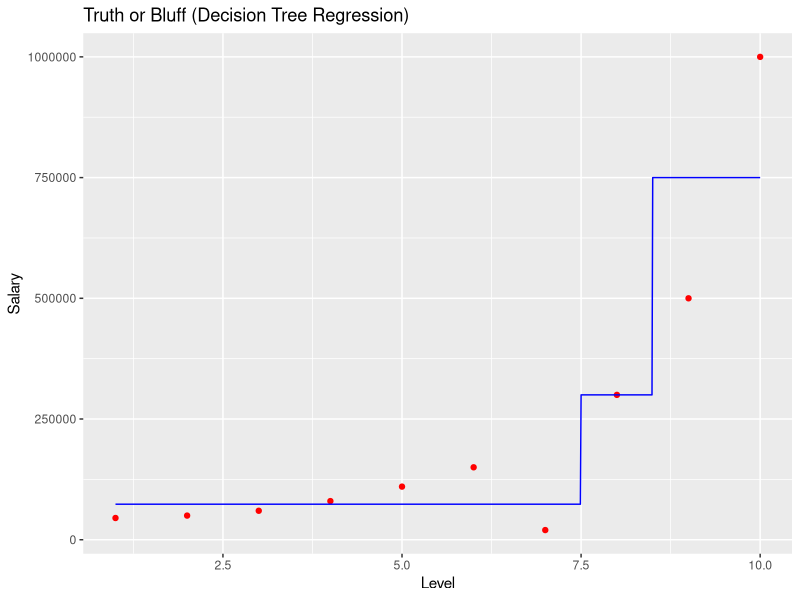
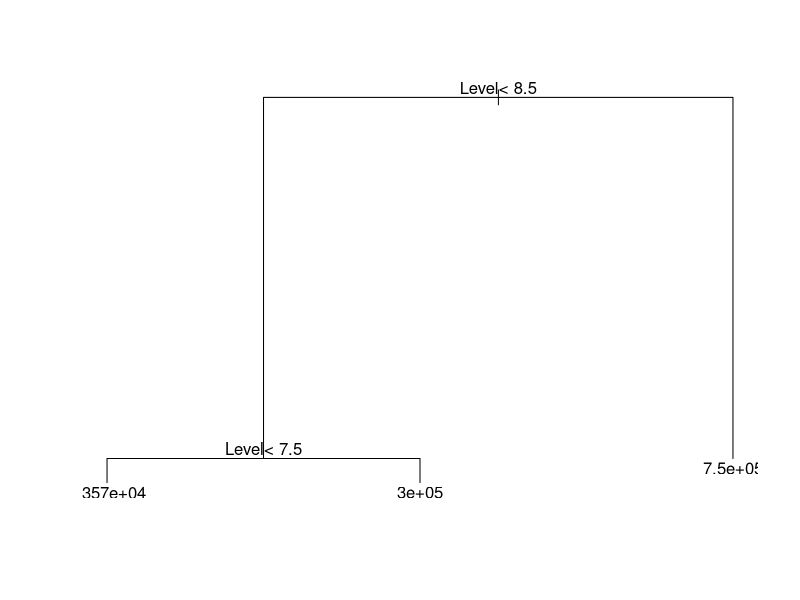

Write R code to recreate these figures, in order.
# Decision Tree Regression
# Normally used for multi dimensional features, not like the 1D data we are using here.

# Importing the dataset
dataset_given = read.csv('Position_Salaries.csv')
dataset = dataset_given[2:3]

# Splitting the dataset into the Training set and Test set (Using maximum data for fitting)
# JUST BECAUSE we have a SMALL data set, otherwise we do need to split.
# # install.packages('caTools')
# library(caTools)
# set.seed(123)
# split = sample.split(dataset$Salary, SplitRatio = 2/3)
# training_set = subset(dataset, split == TRUE)
# test_set = subset(dataset, split == FALSE)

# Feature Scaling (TAKEN CARE by model)
# training_set = scale(training_set)
# test_set = scale(test_set)

# Fitting Decision Tree Regression to the dataset
# install.packages('rpart')
library(rpart)
regressor = rpart(formula = Salary ~ .,
                  data = dataset,
                  control = rpart.control(minsplit = 1)) # control split, otherwise get straight line plot

# Predicting a new result with Decision Tree Regression
y_pred = predict(regressor, data.frame(Level = 6.5))

# Visualising the Decision Tree Regression results (always go for higher resolution)
# install.packages('ggplot2')
library(ggplot2)
x_grid = seq(min(dataset$Level), max(dataset$Level), 0.01)
ggplot() +
  geom_point(aes(x = dataset$Level, y = dataset$Salary),
             colour = 'red') +
  geom_line(aes(x = x_grid, y = predict(regressor, newdata = data.frame(Level = x_grid))),
            colour = 'blue') +
  ggtitle('Truth or Bluff (Decision Tree Regression)') +
  xlab('Level') +
  ylab('Salary')

# Plotting the ACTUAL tree
plot(regressor)
text(regressor)